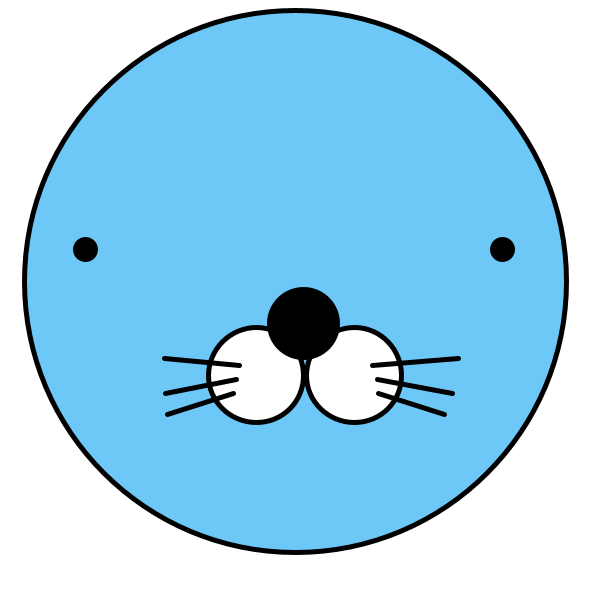
Frame 1 (no input)
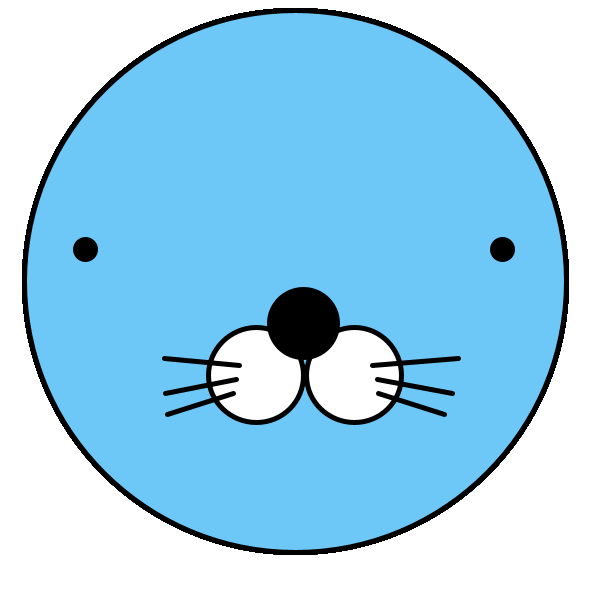
Frame 60 (the mouse pressed at the canvas centre just before this capture)
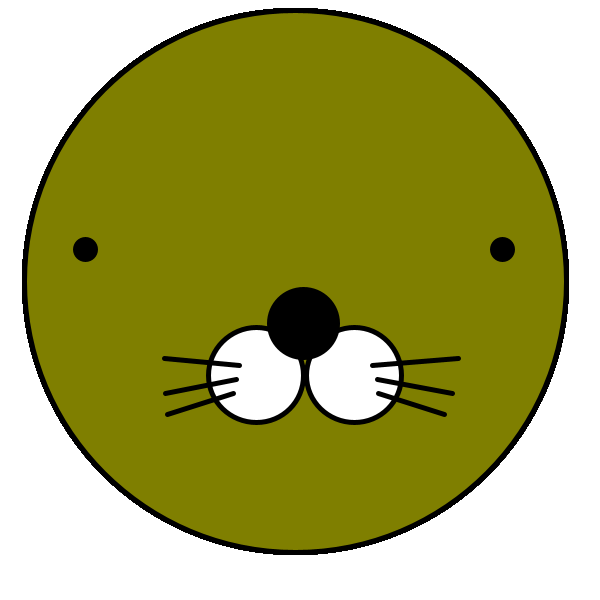
Frame 120 (the mouse held since frame 60 and released just before this capture)

The Processing sketch that drew these frames (run headless with seeded random() and noise(); from frame 60 on, the mouse is pressed at the canvas centre):

// Processing sketch: processing_141188
// ── processing_141188.pde

/*
Konkuk University
SOS iDesign
Name: KwangHyeon Kim
ID: kxien014

*/

PImage img;

void setup(){
size (600, 600);
background(255,255,255);
// noLoop();
smooth();
colorMode (RGB, 600);
// put the image in the same folder as the processing file
}

void draw(){
println(mouseX + " : " + mouseY);
// here you add your code with all shapes and colors. 

//head
strokeWeight(5);
fill(#6EC8F7);
ellipse(295,281,542,542);

if(mousePressed){
  fill(mouseX,mouseY,0);
  ellipse(295,281,542,542);
}

//mouth
fill(#FFFFFF);
ellipse(256,375,95,95);
ellipse(354,375,95,95);

//nose
fill(0,0,0);
ellipse(303,323,68,68);

//eyes
fill(0,0,0);
ellipse(85,249,20,20);
ellipse(502,249,20,20);

//mustache
line(372,365,458,358);
line(239,365,164,358);
line(377,379,452,393);
line(236,379,165,393);
line(378,393,444,414);
line(233,393,167,414);

}
